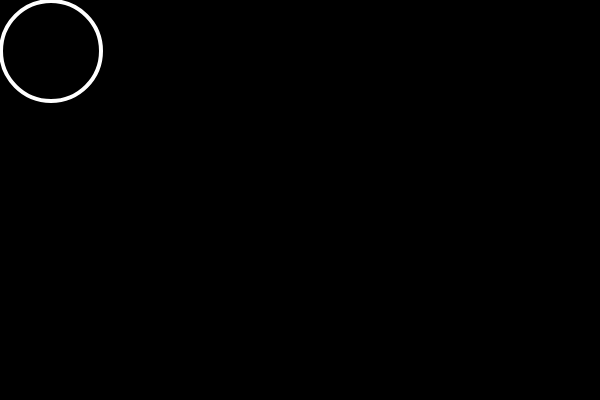
Frame 1 (no input)
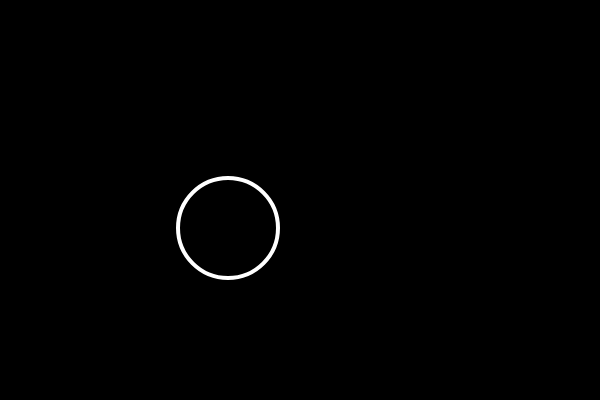
Frame 60 (no input)
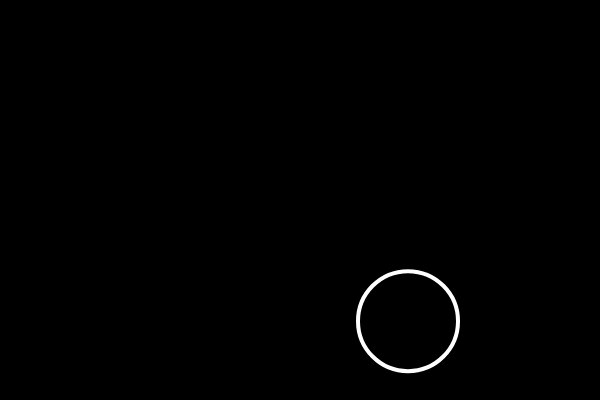
Frame 120 (the mouse pressed at the canvas centre since frame 60)

The p5.js sketch that drew these frames (run headless with seeded random() and noise() and a simulated clock; from frame 60 on, the mouse is pressed at the canvas centre):

// p5.js sketch
// ── sketch.js
var x = 1;
var y = 1;
var speedX = 3;
var speedY = 3;
radius = 50;

var col = {
  r : 0, 
  g : 0, 
  b : 0
};

function setup() {
  createCanvas(600, 400);
}

function draw() {
  // Set up the scene
  background(0);
  stroke(255);
  strokeWeight(4);
  noFill();
  
  // Check where the mouse is
  if (mouseX > width / 2){
    fill(col.r, col.g, col.b, 100);
  }
  
  // Draw the circle
  ellipse(x + radius, y + radius, radius * 2, radius * 2);

  // Set left side wall
  if (x < 0){
    speedX = random(1, 3);
    col.r = random(0, 255);
    col.g = random(0, 255);
    col.b = random(0, 255); 
  }
  
  // Set right side wall
  if (x >= width - radius * 2){
    speedX = random(-3, -1);
    col.r = random(0, 255);
    col.g = random(0, 255);
    col.b = random(0, 255);  
  }
  
  // Set top wall
  if (y <= 0){
    speedY = random(1, 3);
    col.r = random(0, 255);
    col.g = random(0, 255);
    col.b = random(0, 255);  
  }
  
  // Set bottom wall
  if (y >= height - radius * 2){
    speedY = random(-3, -1);
    col.r = random(0, 255);
    col.g = random(0, 255);
    col.b = random(0, 255);
  }

  // Make the circle move
  x = x + speedX;
  y = y + speedY;

}
